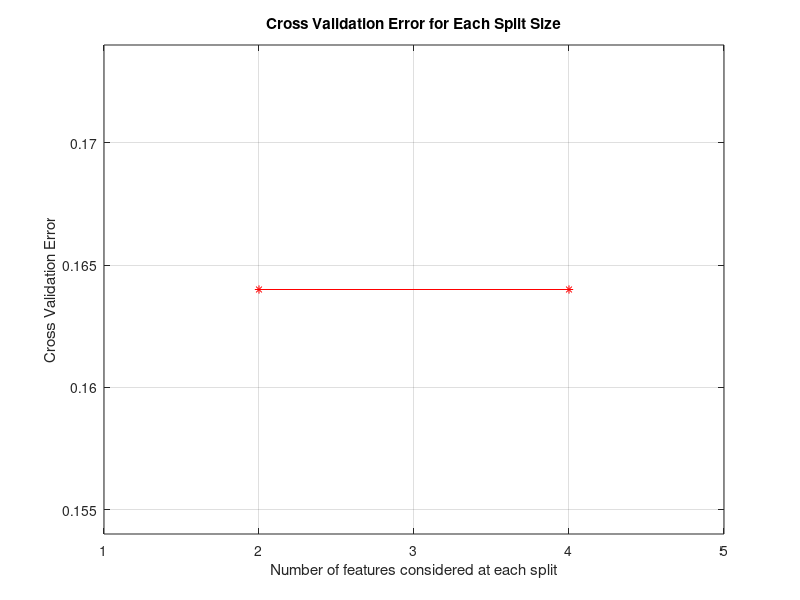
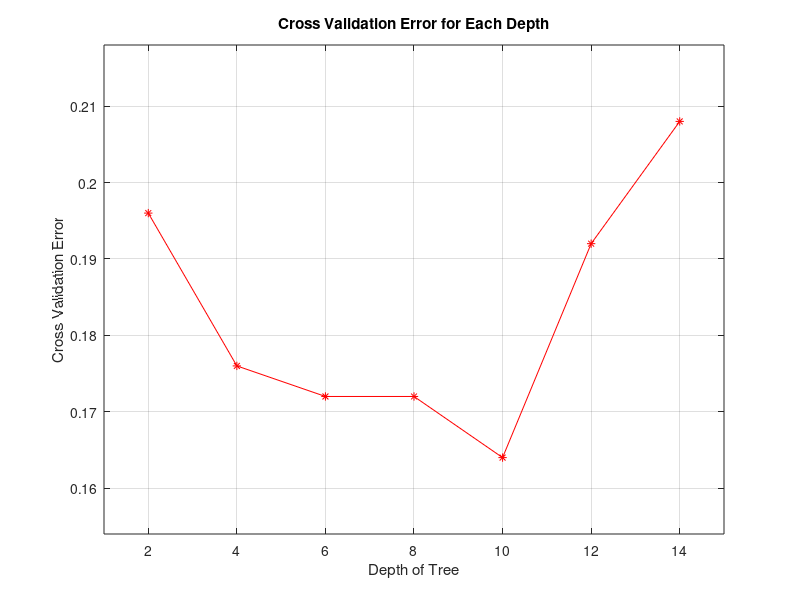
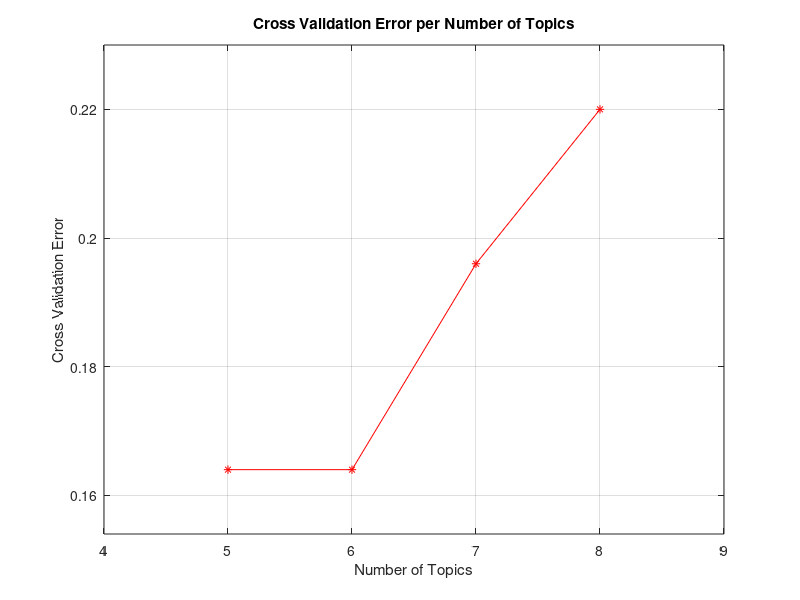

MATLAB code for these plots, in order:
function graph_cv()

cv = dlmread('./c_v_split.txt', ',');

x = cv(:,2);
y = cv(:,1);
% set of \tau parameters 

% close curent opening figures
%close all;

% plotting test errors versus different tau parameters
plot(x, y, '-*r');
ylabel('Cross Validation Error');
title('Cross Validation Error for Each Split Size');
xlabel('Number of features considered at each split');
axis([min(x)-1 max(x)+1 min(y)-0.01 max(y)+0.01]);
grid on;

saveas(gcf, 'cv_split.fig');

%close all;

cv = dlmread('./c_v_depth.txt', ',');

x = cv(:,2);
y = cv(:,1);
% set of \tau parameters 

% close curent opening figures
%close all;

% plotting test errors versus different tau parameters
plot(x, y, '-*r');
ylabel('Cross Validation Error');
title('Cross Validation Error for Each Depth');
xlabel('Depth of Tree');
axis([min(x)-1 max(x)+1 min(y)-0.01 max(y)+0.01]);
grid on;

saveas(gcf, 'cv_depth.fig');

cv = dlmread('./c_v_K.txt', ',');

x = cv(:,2);
y = cv(:,1);

%close all;

% plotting test errors versus different tau parameters
plot(x, y, '-*r');
ylabel('Cross Validation Error');
title('Cross Validation Error per Number of Topics');
xlabel('Number of Topics');
axis([min(x)-1 max(x)+1 min(y)-0.01 max(y)+0.01]);
grid on;

saveas(gcf, 'cv_K.fig');



end